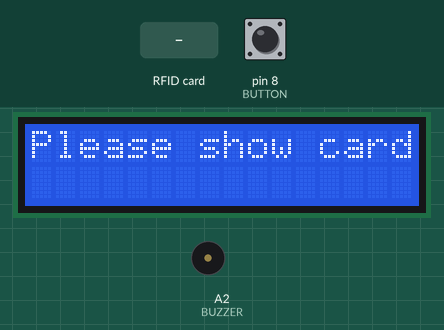
Bench run of a sketch on a simulated Arduino Uno, built with avr-gcc and run on an emulated ATmega328P. Shown: 16×2 character LCD, buzzer (waves = sounding, pin HIGH). The inputs (shaded band) are chosen by the test bench; at power-on: pin 8 (BUTTON) HIGH. Pins used as bus, display or sensor lines are not drawn; what the sketch prints to the serial monitor is not drawn.

Above: at 3.3 s.
3.4 s: RFID card 41 F5 8B 55 held to the reader
At 3.8 s:
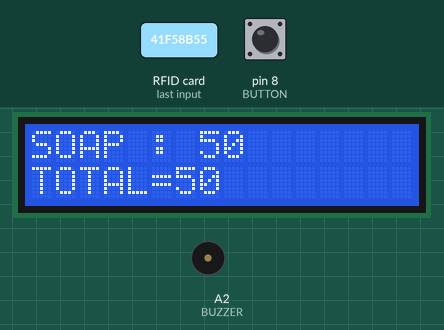
6.4 s: RFID card 23 F5 64 3D held to the reader
At 7.2 s:
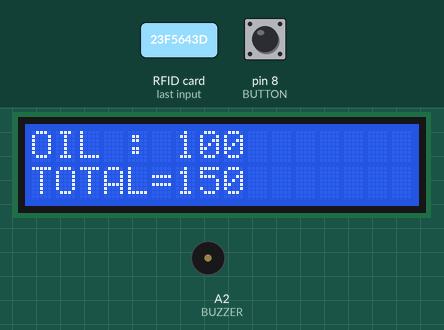
9.4 s: RFID card 20 57 E0 2F held to the reader
At 10.5 s:
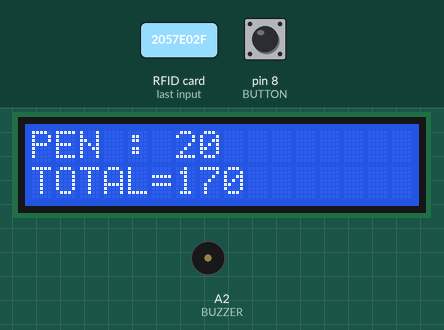
12.4 s: RFID card 5E 7A 19 C4 held to the reader
At 12.9 s:
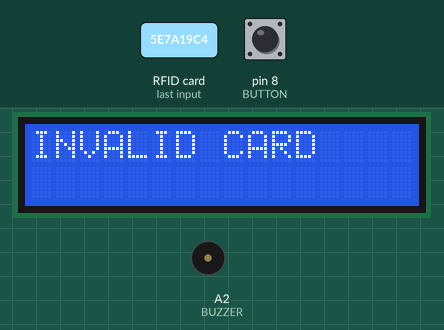
Timing chart, 0 to 15.4 s (numbered marks = the images above; inputs shaded):
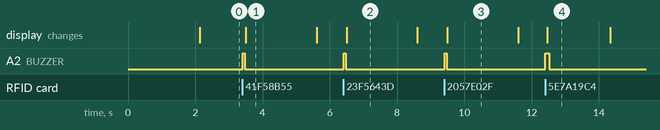

Measured:
- after the input at 3.4 s, A2 (BUZZER): LOW → HIGH at once, → LOW 0.06 s later; the display: changes after 0.10 s (image 1)
- after the input at 6.4 s, A2 (BUZZER): LOW → HIGH at once, → LOW 0.06 s later; the display: changes after 0.10 s (image 2)
- after the input at 9.4 s, A2 (BUZZER): LOW → HIGH at once, → LOW 0.06 s later; the display: changes after 0.09 s (image 3)
- after the input at 12.4 s, A2 (BUZZER): LOW → HIGH at once, → LOW 0.12 s later; the display: changes after 0.07 s (image 4)
- what the display in image 1 shows lasts 2.1 s, from 3.5 s to 5.6 s
- what the display in image 4 shows lasts 1.8 s, from 12.5 s to 14.3 s

The sketch:

SmartShoppingTrolley.ino
```cpp
#include <SPI.h>
#include <MFRC522.h>
#include <SoftwareSerial.h>
#include <LiquidCrystal.h>

/* ---------- FUNCTION PROTOTYPES ---------- */
void showItem(String name, int price);
void payment(String name);
void showIdleScreen();

/* ---------- PIN DEFINITIONS ---------- */
#define SS_PIN     10
#define RST_PIN    A3
#define BUZZER     A2
#define BUTTON     8

SoftwareSerial BT(A1, A0);   // RX, TX
LiquidCrystal lcd(2, 3, 4, 5, 6, 7);
MFRC522 mfrc522(SS_PIN, RST_PIN);

/* ---------- ITEM COST ---------- */
const int oil  = 100;
const int pen  = 20;
const int soap = 50;

/* ---------- VARIABLES ---------- */
int o = 0, p = 0, s = 0;
int cost = 0;
int amount = 1500;

/* ---------- RFID UIDs ---------- */
#define UID_SOAP  "41F58B55"
#define UID_OIL   "23F5643D"
#define UID_PEN   "2057E02F"
#define UID_PAY1  "F315030D"
#define UID_PAY2  "092674B3"

/* ---------- LCD STATE ---------- */
bool idleScreenShown = false;

/* ---------- BUZZER ---------- */
void beep() {
  digitalWrite(BUZZER, HIGH);
  delay(60);
  digitalWrite(BUZZER, LOW);
}

/* ---------- LCD HELPER ---------- */
void lcdstring(int c, int r, String data) {
  lcd.setCursor(c, r);
  lcd.print(data);
}

/* ---------- IDLE SCREEN ---------- */
void showIdleScreen() {
  lcd.clear();
  lcdstring(0,0,"Please show card");
  lcdstring(0,1,"                ");
  idleScreenShown = true;
}

/* ---------- SETUP ---------- */
void setup() {
  Serial.begin(9600);
  BT.begin(9600);

  pinMode(BUZZER, OUTPUT);
  pinMode(BUTTON, INPUT_PULLUP);

  lcd.begin(16, 2);
  lcd.clear();

  SPI.begin();
  mfrc522.PCD_Init();

  Serial.println("SMART TROLLEY STARTED");
  Serial.println("BUTTON LOW  -> REMOVE MODE");
  Serial.println("BUTTON HIGH -> ADD MODE");

  lcdstring(0,0,"SMART TROLLY");
  lcdstring(0,1,"SHOW CARD");
  delay(2000);

  showIdleScreen();
}

/* ---------- LOOP ---------- */
void loop() {

  if (!idleScreenShown) showIdleScreen();

  if (!mfrc522.PICC_IsNewCardPresent()) return;
  if (!mfrc522.PICC_ReadCardSerial()) return;

  idleScreenShown = false;
  beep();

  /* ----- READ UID ----- */
  String uid = "";
  for (byte i = 0; i < mfrc522.uid.size; i++) {
    if (mfrc522.uid.uidByte[i] < 0x10) uid += "0";
    uid += String(mfrc522.uid.uidByte[i], HEX);
  }
  uid.toUpperCase();

  Serial.print("UID Detected: ");
  Serial.println(uid);

  bool removeMode = (digitalRead(BUTTON) == LOW);
  Serial.println(removeMode ? "MODE: REMOVE" : "MODE: ADD");

  /* ================= OIL ================= */
  if (uid == UID_OIL) {

    if (removeMode) {
      if (o > 0) {
        o--;
        cost -= oil;
        Serial.println("you REMOVED -- OIL = 100");
        BT.println("REMOVED: OIL = 100");
      } else {
        Serial.println("OIL already ZERO");
        BT.println("OIL already ZERO");
        lcd.clear();
        lcdstring(0,0,"OIL = 0");
        lcdstring(0,1,"NOTHING TO REMOVE");
        delay(1200);
        return;
      }
    } else {
      o++;
      cost += oil;
      Serial.println("you enterred -- OIL = 100");
      BT.println("ADDED: OIL = 100");
    }

    if (cost < 0) cost = 0;
    showItem("OIL", oil);
  }

  /* ================= PEN ================= */
  else if (uid == UID_PEN) {

    if (removeMode) {
      if (p > 0) {
        p--;
        cost -= pen;
        Serial.println("you REMOVED -- PEN = 20");
        BT.println("REMOVED: PEN = 20");
      } else {
        Serial.println("PEN already ZERO");
        BT.println("PEN already ZERO");
        lcd.clear();
        lcdstring(0,0,"PEN = 0");
        lcdstring(0,1,"NOTHING TO REMOVE");
        delay(1200);
        return;
      }
    } else {
      p++;
      cost += pen;
      Serial.println("you enterred -- PEN = 20");
      BT.println("ADDED: PEN = 20");
    }

    if (cost < 0) cost = 0;
    showItem("PEN", pen);
  }

  /* ================= SOAP ================= */
  else if (uid == UID_SOAP) {

    if (removeMode) {
      if (s > 0) {
        s--;
        cost -= soap;
        Serial.println("you REMOVED -- SOAP = 50");
        BT.println("REMOVED: SOAP = 50");
      } else {
        Serial.println("SOAP already ZERO");
        BT.println("SOAP already ZERO");
        lcd.clear();
        lcdstring(0,0,"SOAP = 0");
        lcdstring(0,1,"NOTHING TO REMOVE");
        delay(1200);
        return;
      }
    } else {
      s++;
      cost += soap;
      Serial.println("you enterred -- SOAP = 50");
      BT.println("ADDED: SOAP = 50");
    }

    if (cost < 0) cost = 0;
    showItem("SOAP", soap);
  }

  /* ================= PAYMENT ================= */
  else if (uid == UID_PAY1) {
    payment("Keerthana");
  }
  else if (uid == UID_PAY2) {
    payment("Harshini");
  }
  else {
    Serial.println("INVALID CARD");
    lcd.clear();
    lcdstring(0,0,"INVALID CARD");
    beep();
    delay(1200);
  }

  delay(600);
  mfrc522.PICC_HaltA();
  mfrc522.PCD_StopCrypto1();
}

/* ---------- SHOW ITEM ---------- */
void showItem(String name, int price) {
  lcd.clear();
  lcdstring(0,0,name + " : " + String(price));
  lcdstring(0,1,"TOTAL=" + String(cost));
  delay(1500);
}

/* ---------- PAYMENT ---------- */
void payment(String name) {

  if (cost == 0) {
    Serial.println("PAYMENT BLOCKED: CART EMPTY");
    BT.println("CART IS EMPTY");
    BT.println("ADD ITEMS FIRST");
    lcd.clear();
    lcdstring(0,0,"CART IS EMPTY");
    lcdstring(0,1,"ADD ITEMS");
    delay(2000);
    return;
  }

  lcd.clear();
  lcdstring(0,0,"CARD AUTHORIZED");
  delay(1200);

  lcd.clear();
  lcdstring(0,0,"FINAL BILL:");
  lcdstring(12,0,String(cost));
  delay(1200);

  if (amount < cost) {
    Serial.println("LOW BALANCE");
    lcd.clear();
    lcdstring(0,0,"LOW BALANCE");
    delay(2000);
    return;
  }

  amount -= cost;

  BT.println("Card Holder: " + name);
  if (o > 0) BT.println("Oil  x" + String(o) + " = " + String(o * oil));
  if (p > 0) BT.println("Pen  x" + String(p) + " = " + String(p * pen));
  if (s > 0) BT.println("Soap x" + String(s) + " = " + String(s * soap));
  BT.println("Pay Success: " + String(cost));
  BT.println("Remaining Bal: " + String(amount));
  BT.println();

  Serial.println("PAYMENT SUCCESS");

  lcd.clear();
  lcdstring(0,0,"PAYMENT OK");
  lcdstring(0,1,"BAL=" + String(amount));
  delay(2000);

  o = p = s = 0;
  cost = 0;
}
```
